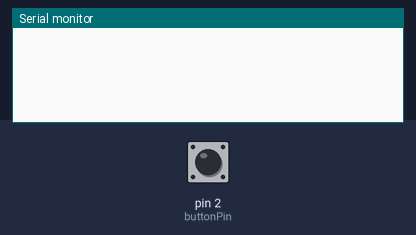
The sketch below on a simulated Arduino Uno, built with avr-gcc and run on an emulated ATmega328P. Parts: the last lines printed to the serial monitor. The test bench sets the inputs (shaded band); at power-on: pin 2 (buttonPin) LOW.

Above: at 1.2 s.
1.3 s: pin 2 (buttonPin) pulled HIGH for 0.15 s
At 2.6 s:
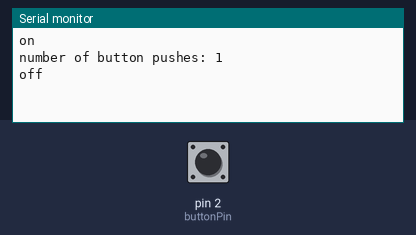
2.9 s: pin 2 (buttonPin) pulled HIGH for 1 s
At 3.4 s:
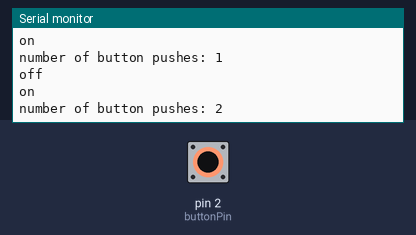
5.4 s: pin 2 (buttonPin) pulled HIGH for 0.15 s
At 7.1 s:
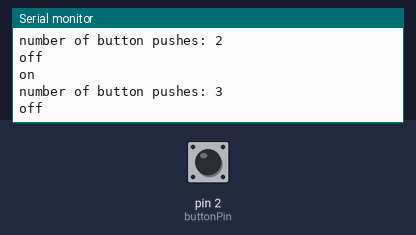

The sketch:

button_pressed_count.ino
```cpp
const int  buttonPin = 2;

int buttonPushCounter = 0;   // counter for the number of button presses
int buttonState = 0;         // current state of the button
int lastButtonState = 0;     // previous state of the button

void setup() {
  pinMode(buttonPin, INPUT);
  Serial.begin(9600);
}


void loop() {
  buttonState = digitalRead(buttonPin);

  if (buttonState != lastButtonState) {
    if (buttonState == HIGH) {
      buttonPushCounter++;
      Serial.println("on");
      Serial.print("number of button pushes: ");
      Serial.println(buttonPushCounter);
    } else {
      Serial.println("off");
    }
    delay(50);
  }
  lastButtonState = buttonState;
}
```

Measured:
- after the input at 1.3 s, the serial monitor: prints a new line at once (image 1)
- after the input at 2.9 s, the serial monitor: prints a new line at once (image 2)
- after the input at 5.4 s, the serial monitor: prints a new line at once (image 3)
